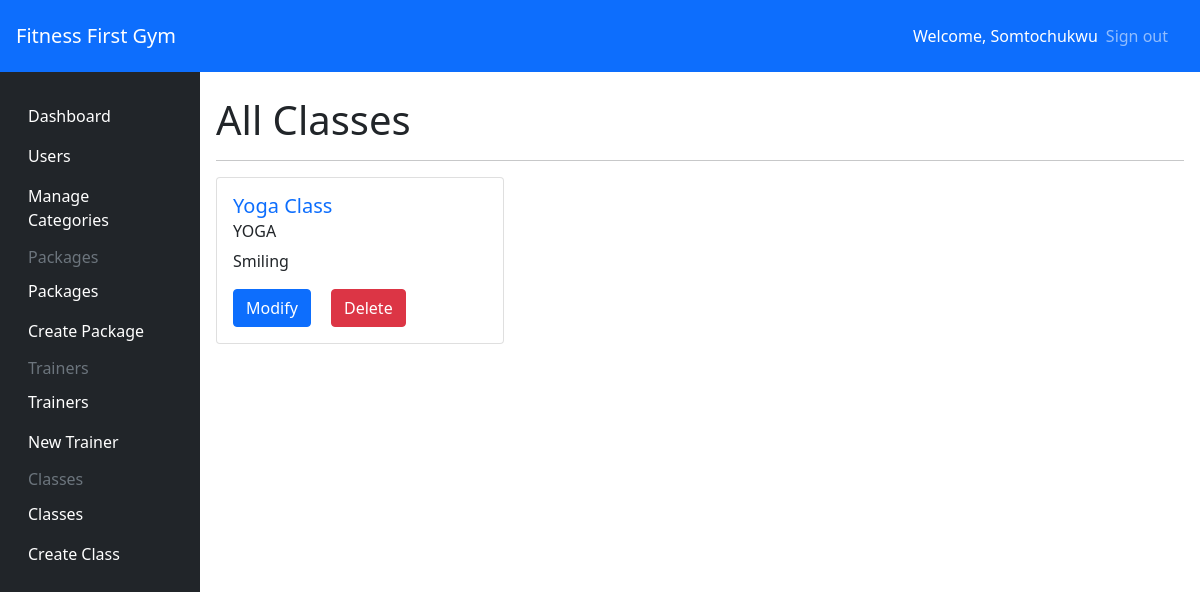
/admin/class/all (signed in), run on an earlier commit of the app's database.
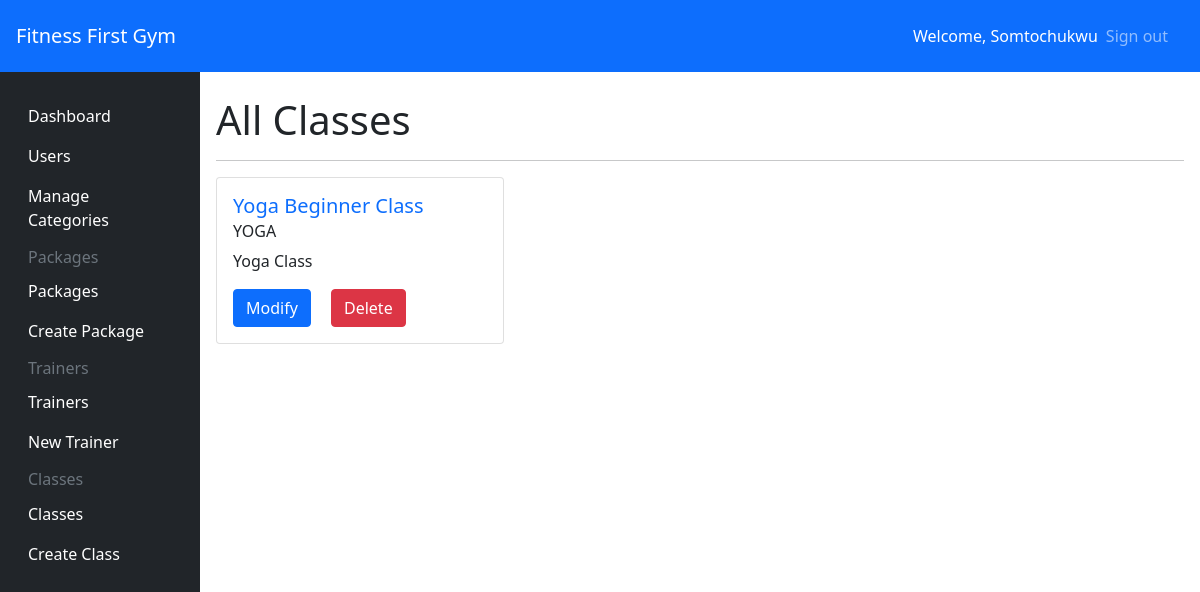
And on a later commit of the database.
### app/models/__init__.py (models this page shows)
class Class(db.Model):
    id = db.Column(db.Integer, primary_key=True)
    name = db.Column(db.String(150), unique=True, nullable=False)
    description = db.Column(db.String(500), nullable=False)
    schedule = db.Column(db.DateTime, nullable=False)
    category_id = db.Column(db.Integer, db.ForeignKey('category.id'))
    category = db.relationship('Category', backref=db.backref('class_category', lazy='dynamic'))
    trainer_id = db.Column(db.Integer, db.ForeignKey('trainer.id'))
    trainer = db.relationship('Trainer', backref=db.backref('class', lazy='dynamic'))
    current_capacity = db.Column(db.Integer, default=0)
    max_capacity = db.Column(db.Integer, default=10)

### app/models/Package.py (models this page shows)
class Category(db.Model):
    id = db.Column(db.Integer, primary_key=True)
    name = db.Column(db.String(50), unique=True)

### app/class_views.py (the view)
@app.route('/admin/class/all')
@login_required
def all_classes():
    classes = Class.query.all()
    return render_template('pages/admin/class/preview.html', classes=classes)

### app/models/__init__.py (called while the page is built)
@login_manager.user_loader
def load_user(id):
    return User.query.get(id)

### app/templates/pages/admin/class/preview.html (shortened to what this page needs)
{% extends "components/admin_base.html" %}
{% block content %}
<h1 class="my-2">All Classes</h1>
<hr />
<div class="row row-cols-1 row-cols-md-2 row-cols-lg-3 row align-items-stretch justify-content-start card-deck">
    {% for class in classes %}
    <div class="col-auto">
        <div class="card" style="width: 18rem;">
            <div class="card-body">
                <h5 class="card-title text-primary">{{class.name}}</h5>
                <h6 class="card-subtitle mb-2 text-body-secondary">{{class.category.name}}</h6>
                <p class="card-text">{{class.description}}</p>
                <a href="/admin/class/edit/{{class.id}}" class="card-link btn btn-primary">Modify</a>
                <a href="/admin/class/delete/{{class.id}}" class="card-link btn btn-danger">Delete</a>
            </div>
        </div>
    </div>
    {% endfor %}
</div>
{% endblock content %}

What changed in the data, as far as the page shows it:
changed Class "Yoga Class": name "Yoga Class" → "Yoga Beginner Class"; description "Smiling" → "Yoga Class"
